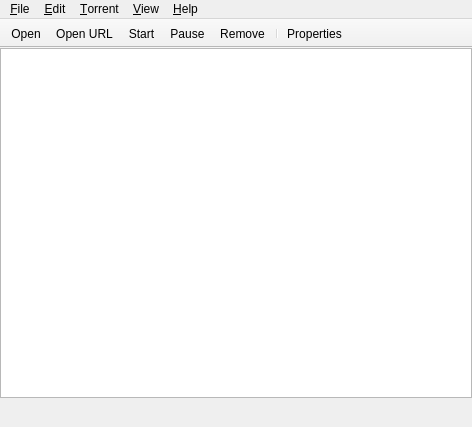
<?xml version="1.0" encoding="UTF-8"?>
<ui version="4.0">
 <class>MainWindow</class>
 <widget class="QMainWindow" name="MainWindow">
  <property name="geometry">
   <rect>
    <x>0</x>
    <y>0</y>
    <width>472</width>
    <height>427</height>
   </rect>
  </property>
  <property name="windowTitle">
   <string>Transmission OG</string>
  </property>
  <property name="unifiedTitleAndToolBarOnMac">
   <bool>true</bool>
  </property>
  <widget class="QWidget" name="centralwidget">
   <layout class="QVBoxLayout" name="verticalLayout">
    <property name="spacing">
     <number>0</number>
    </property>
    <property name="margin">
     <number>0</number>
    </property>
    <item>
     <widget class="TorrentView" name="listView">
      <property name="sizePolicy">
       <sizepolicy hsizetype="Preferred" vsizetype="Expanding">
        <horstretch>0</horstretch>
        <verstretch>0</verstretch>
       </sizepolicy>
      </property>
      <property name="horizontalScrollBarPolicy">
       <enum>Qt::ScrollBarAlwaysOff</enum>
      </property>
      <property name="alternatingRowColors">
       <bool>true</bool>
      </property>
      <property name="selectionMode">
       <enum>QAbstractItemView::ExtendedSelection</enum>
      </property>
      <property name="verticalScrollMode">
       <enum>QAbstractItemView::ScrollPerPixel</enum>
      </property>
      <property name="uniformItemSizes">
       <bool>false</bool>
      </property>
     </widget>
    </item>
    <item>
     <widget class="QWidget" name="statusBar" native="true">
      <property name="styleSheet">
       <string notr="true">QLabel { margin: 3px 0; }</string>
      </property>
      <layout class="QHBoxLayout" name="statusBarLayout">
       <property name="spacing">
        <number>3</number>
       </property>
       <property name="margin">
        <number>3</number>
       </property>
       <item>
        <widget class="IconToolButton" name="optionsButton">
         <property name="icon">
          <iconset resource="application.qrc">
           <normaloff>:/icons/utilities.png</normaloff>:/icons/utilities.png</iconset>
         </property>
         <property name="iconSize">
          <size>
           <width>16</width>
           <height>16</height>
          </size>
         </property>
         <property name="popupMode">
          <enum>QToolButton::InstantPopup</enum>
         </property>
         <property name="toolButtonStyle">
          <enum>Qt::ToolButtonIconOnly</enum>
         </property>
         <property name="autoRaise">
          <bool>true</bool>
         </property>
        </widget>
       </item>
       <item>
        <widget class="IconToolButton" name="altSpeedButton">
         <property name="icon">
          <iconset resource="application.qrc">
           <normaloff>:/icons/alt-limit-off.png</normaloff>
           <normalon>:/icons/alt-limit-on.png</normalon>:/icons/alt-limit-off.png</iconset>
         </property>
         <property name="iconSize">
          <size>
           <width>16</width>
           <height>16</height>
          </size>
         </property>
         <property name="checkable">
          <bool>true</bool>
         </property>
         <property name="toolButtonStyle">
          <enum>Qt::ToolButtonIconOnly</enum>
         </property>
         <property name="autoRaise">
          <bool>true</bool>
         </property>
        </widget>
       </item>
       <item>
        <widget class="QLabel" name="networkLabel"/>
       </item>
       <item>
        <spacer name="horizontalSpacer">
         <property name="orientation">
          <enum>Qt::Horizontal</enum>
         </property>
         <property name="sizeHint" stdset="0">
          <size>
           <width>1</width>
           <height>1</height>
          </size>
         </property>
        </spacer>
       </item>
       <item>
        <widget class="QLabel" name="downloadSpeedLabel">
         <property name="alignment">
          <set>Qt::AlignRight|Qt::AlignTrailing|Qt::AlignVCenter</set>
         </property>
        </widget>
       </item>
       <item>
        <widget class="QLabel" name="uploadSpeedLabel">
         <property name="alignment">
          <set>Qt::AlignRight|Qt::AlignTrailing|Qt::AlignVCenter</set>
         </property>
        </widget>
       </item>
       <item>
        <widget class="QLabel" name="statsLabel"/>
       </item>
       <item>
        <widget class="IconToolButton" name="statsModeButton">
         <property name="icon">
          <iconset resource="application.qrc">
           <normaloff>:/icons/ratio.png</normaloff>:/icons/ratio.png</iconset>
         </property>
         <property name="iconSize">
          <size>
           <width>16</width>
           <height>16</height>
          </size>
         </property>
         <property name="popupMode">
          <enum>QToolButton::InstantPopup</enum>
         </property>
         <property name="toolButtonStyle">
          <enum>Qt::ToolButtonIconOnly</enum>
         </property>
         <property name="autoRaise">
          <bool>true</bool>
         </property>
        </widget>
       </item>
      </layout>
     </widget>
    </item>
   </layout>
  </widget>
  <widget class="QMenuBar" name="menubar">
   <property name="geometry">
    <rect>
     <x>0</x>
     <y>0</y>
     <width>472</width>
     <height>24</height>
    </rect>
   </property>
   <property name="sizePolicy">
    <sizepolicy hsizetype="MinimumExpanding" vsizetype="Fixed">
     <horstretch>0</horstretch>
     <verstretch>0</verstretch>
    </sizepolicy>
   </property>
   <widget class="QMenu" name="menuTorrent">
    <property name="title">
     <string>&amp;Torrent</string>
    </property>
    <widget class="QMenu" name="menuQueue">
     <property name="title">
      <string>Queue</string>
     </property>
     <addaction name="action_QueueMoveTop"/>
     <addaction name="action_QueueMoveUp"/>
     <addaction name="action_QueueMoveDown"/>
     <addaction name="action_QueueMoveBottom"/>
    </widget>
    <addaction name="separator"/>
    <addaction name="action_Properties"/>
    <addaction name="action_OpenFolder"/>
    <addaction name="separator"/>
    <addaction name="action_Start"/>
    <addaction name="action_StartNow"/>
    <addaction name="menuQueue"/>
    <addaction name="action_Announce"/>
    <addaction name="action_Pause"/>
    <addaction name="separator"/>
    <addaction name="action_SetLocation"/>
    <addaction name="action_Verify"/>
    <addaction name="action_CopyMagnetToClipboard"/>
    <addaction name="separator"/>
    <addaction name="action_Remove"/>
    <addaction name="action_Delete"/>
   </widget>
   <widget class="QMenu" name="menuEdit">
    <property name="title">
     <string>&amp;Edit</string>
    </property>
    <addaction name="action_SelectAll"/>
    <addaction name="action_DeselectAll"/>
    <addaction name="separator"/>
    <addaction name="action_SessionDialog"/>
    <addaction name="separator"/>
    <addaction name="action_Preferences"/>
   </widget>
   <widget class="QMenu" name="menu_Help">
    <property name="title">
     <string>&amp;Help</string>
    </property>
    <addaction name="action_Statistics"/>
    <addaction name="separator"/>
    <addaction name="action_Contents"/>
    <addaction name="action_About"/>
   </widget>
   <widget class="QMenu" name="menu_View">
    <property name="title">
     <string>&amp;View</string>
    </property>
    <addaction name="action_CompactView"/>
    <addaction name="separator"/>
    <addaction name="action_Toolbar"/>
    <addaction name="action_Filterbar"/>
    <addaction name="action_Statusbar"/>
    <addaction name="separator"/>
    <addaction name="action_SortByActivity"/>
    <addaction name="action_SortByAge"/>
    <addaction name="action_SortByName"/>
    <addaction name="action_SortByProgress"/>
    <addaction name="action_SortByQueue"/>
    <addaction name="action_SortByRatio"/>
    <addaction name="action_SortBySize"/>
    <addaction name="action_SortByState"/>
    <addaction name="action_SortByETA"/>
    <addaction name="separator"/>
    <addaction name="action_ReverseSortOrder"/>
   </widget>
   <widget class="QMenu" name="menu_File">
    <property name="title">
     <string>&amp;File</string>
    </property>
    <addaction name="action_OpenFile"/>
    <addaction name="action_AddURL"/>
    <addaction name="action_New"/>
    <addaction name="separator"/>
    <addaction name="action_StartAll"/>
    <addaction name="action_PauseAll"/>
    <addaction name="separator"/>
    <addaction name="action_Quit"/>
   </widget>
   <addaction name="menu_File"/>
   <addaction name="menuEdit"/>
   <addaction name="menuTorrent"/>
   <addaction name="menu_View"/>
   <addaction name="menu_Help"/>
  </widget>
  <widget class="QToolBar" name="toolBar">
   <property name="movable">
    <bool>false</bool>
   </property>
   <property name="allowedAreas">
    <set>Qt::TopToolBarArea</set>
   </property>
   <property name="iconSize">
    <size>
     <width>24</width>
     <height>24</height>
    </size>
   </property>
   <property name="toolButtonStyle">
    <enum>Qt::ToolButtonFollowStyle</enum>
   </property>
   <property name="floatable">
    <bool>false</bool>
   </property>
   <attribute name="toolBarArea">
    <enum>TopToolBarArea</enum>
   </attribute>
   <attribute name="toolBarBreak">
    <bool>false</bool>
   </attribute>
   <addaction name="action_OpenFile"/>
   <addaction name="action_AddURL"/>
   <addaction name="action_Start"/>
   <addaction name="action_Pause"/>
   <addaction name="action_Remove"/>
   <addaction name="separator"/>
   <addaction name="action_Properties"/>
  </widget>
  <action name="action_OpenFile">
   <property name="text">
    <string>&amp;Open...</string>
   </property>
   <property name="iconText">
    <string>Open</string>
   </property>
   <property name="toolTip">
    <string>Open a torrent</string>
   </property>
   <property name="shortcut">
    <string notr="true">Ctrl+O</string>
   </property>
  </action>
  <action name="action_New">
   <property name="text">
    <string>&amp;New...</string>
   </property>
   <property name="toolTip">
    <string>Create a new torrent</string>
   </property>
   <property name="shortcut">
    <string notr="true">Ctrl+N</string>
   </property>
  </action>
  <action name="action_Properties">
   <property name="text">
    <string>&amp;Properties</string>
   </property>
   <property name="toolTip">
    <string>Show torrent properties</string>
   </property>
   <property name="shortcut">
    <string notr="true">Alt+Enter</string>
   </property>
  </action>
  <action name="action_OpenFolder">
   <property name="text">
    <string>Open Fold&amp;er</string>
   </property>
   <property name="toolTip">
    <string>Open the torrent's folder</string>
   </property>
   <property name="shortcut">
    <string notr="true">Ctrl+E</string>
   </property>
  </action>
  <action name="action_Start">
   <property name="text">
    <string>&amp;Start</string>
   </property>
   <property name="toolTip">
    <string>Start torrent</string>
   </property>
   <property name="shortcut">
    <string notr="true">Ctrl+S</string>
   </property>
   <property name="priority">
    <enum>QAction::LowPriority</enum>
   </property>
  </action>
  <action name="action_Announce">
   <property name="text">
    <string>Ask Tracker for &amp;More Peers</string>
   </property>
   <property name="toolTip">
    <string>Ask tracker for more peers</string>
   </property>
  </action>
  <action name="action_Pause">
   <property name="text">
    <string>&amp;Pause</string>
   </property>
   <property name="toolTip">
    <string>Pause torrent</string>
   </property>
   <property name="shortcut">
    <string notr="true">Ctrl+P</string>
   </property>
   <property name="priority">
    <enum>QAction::LowPriority</enum>
   </property>
  </action>
  <action name="action_Verify">
   <property name="text">
    <string>&amp;Verify Local Data</string>
   </property>
   <property name="toolTip">
    <string>Verify local data</string>
   </property>
   <property name="shortcut">
    <string notr="true">Ctrl+V</string>
   </property>
  </action>
  <action name="action_Remove">
   <property name="text">
    <string>&amp;Remove</string>
   </property>
   <property name="toolTip">
    <string>Remove torrent</string>
   </property>
   <property name="shortcut">
    <string notr="true">Del</string>
   </property>
   <property name="priority">
    <enum>QAction::LowPriority</enum>
   </property>
  </action>
  <action name="action_Delete">
   <property name="text">
    <string>&amp;Delete Files and Remove</string>
   </property>
   <property name="toolTip">
    <string>Remove torrent and delete its files</string>
   </property>
   <property name="shortcut">
    <string notr="true">Shift+Del</string>
   </property>
  </action>
  <action name="action_StartAll">
   <property name="text">
    <string>&amp;Start All</string>
   </property>
  </action>
  <action name="action_PauseAll">
   <property name="text">
    <string>&amp;Pause All</string>
   </property>
  </action>
  <action name="action_Quit">
   <property name="text">
    <string>&amp;Quit</string>
   </property>
   <property name="shortcut">
    <string notr="true">Ctrl+Q</string>
   </property>
   <property name="menuRole">
    <enum>QAction::QuitRole</enum>
   </property>
  </action>
  <action name="action_SelectAll">
   <property name="text">
    <string>&amp;Select All</string>
   </property>
   <property name="shortcut">
    <string notr="true">Ctrl+A</string>
   </property>
  </action>
  <action name="action_DeselectAll">
   <property name="text">
    <string>&amp;Deselect All</string>
   </property>
   <property name="shortcut">
    <string notr="true">Ctrl+Shift+A</string>
   </property>
  </action>
  <action name="action_Preferences">
   <property name="text">
    <string>&amp;Preferences</string>
   </property>
   <property name="menuRole">
    <enum>QAction::PreferencesRole</enum>
   </property>
  </action>
  <action name="action_CompactView">
   <property name="checkable">
    <bool>true</bool>
   </property>
   <property name="text">
    <string>&amp;Compact View</string>
   </property>
   <property name="iconText">
    <string>Compact View</string>
   </property>
   <property name="toolTip">
    <string>Compact View</string>
   </property>
   <property name="shortcut">
    <string notr="true">Alt+C</string>
   </property>
  </action>
  <action name="action_Toolbar">
   <property name="checkable">
    <bool>true</bool>
   </property>
   <property name="text">
    <string>&amp;Toolbar</string>
   </property>
  </action>
  <action name="action_Filterbar">
   <property name="checkable">
    <bool>true</bool>
   </property>
   <property name="text">
    <string>&amp;Filterbar</string>
   </property>
  </action>
  <action name="action_Statusbar">
   <property name="checkable">
    <bool>true</bool>
   </property>
   <property name="text">
    <string>&amp;Statusbar</string>
   </property>
  </action>
  <action name="action_SortByActivity">
   <property name="checkable">
    <bool>true</bool>
   </property>
   <property name="text">
    <string>Sort by &amp;Activity</string>
   </property>
  </action>
  <action name="action_SortByAge">
   <property name="checkable">
    <bool>true</bool>
   </property>
   <property name="text">
    <string>Sort by A&amp;ge</string>
   </property>
  </action>
  <action name="action_SortByETA">
   <property name="checkable">
    <bool>true</bool>
   </property>
   <property name="text">
    <string>Sort by Time &amp;Left</string>
   </property>
  </action>
  <action name="action_SortByName">
   <property name="checkable">
    <bool>true</bool>
   </property>
   <property name="text">
    <string>Sort by &amp;Name</string>
   </property>
  </action>
  <action name="action_SortByProgress">
   <property name="checkable">
    <bool>true</bool>
   </property>
   <property name="text">
    <string>Sort by &amp;Progress</string>
   </property>
  </action>
  <action name="action_SortByRatio">
   <property name="checkable">
    <bool>true</bool>
   </property>
   <property name="text">
    <string>Sort by Rati&amp;o</string>
   </property>
  </action>
  <action name="action_SortBySize">
   <property name="checkable">
    <bool>true</bool>
   </property>
   <property name="text">
    <string>Sort by Si&amp;ze</string>
   </property>
  </action>
  <action name="action_SortByState">
   <property name="checkable">
    <bool>true</bool>
   </property>
   <property name="text">
    <string>Sort by Stat&amp;e</string>
   </property>
  </action>
  <action name="action_SortByTracker">
   <property name="checkable">
    <bool>true</bool>
   </property>
   <property name="text">
    <string>Sort by T&amp;racker</string>
   </property>
  </action>
  <action name="action_ShowMessageLog">
   <property name="checkable">
    <bool>false</bool>
   </property>
   <property name="text">
    <string>Message &amp;Log</string>
   </property>
  </action>
  <action name="action_Statistics">
   <property name="checkable">
    <bool>false</bool>
   </property>
   <property name="text">
    <string>&amp;Statistics</string>
   </property>
  </action>
  <action name="action_Contents">
   <property name="text">
    <string>&amp;Contents</string>
   </property>
   <property name="shortcut">
    <string notr="true">F1</string>
   </property>
  </action>
  <action name="action_About">
   <property name="text">
    <string>&amp;About</string>
   </property>
   <property name="menuRole">
    <enum>QAction::AboutRole</enum>
   </property>
  </action>
  <action name="action_ReverseSortOrder">
   <property name="checkable">
    <bool>true</bool>
   </property>
   <property name="text">
    <string>Re&amp;verse Sort Order</string>
   </property>
  </action>
  <action name="action_FilterByName">
   <property name="checkable">
    <bool>true</bool>
   </property>
   <property name="text">
    <string>&amp;Name</string>
   </property>
  </action>
  <action name="action_FilterByFiles">
   <property name="checkable">
    <bool>true</bool>
   </property>
   <property name="text">
    <string>&amp;Files</string>
   </property>
  </action>
  <action name="action_FilterByTracker">
   <property name="checkable">
    <bool>true</bool>
   </property>
   <property name="text">
    <string>&amp;Tracker</string>
   </property>
  </action>
  <action name="action_TotalRatio">
   <property name="checkable">
    <bool>true</bool>
   </property>
   <property name="text">
    <string>Total Ratio</string>
   </property>
  </action>
  <action name="action_SessionRatio">
   <property name="checkable">
    <bool>true</bool>
   </property>
   <property name="text">
    <string>Session Ratio</string>
   </property>
  </action>
  <action name="action_TotalTransfer">
   <property name="checkable">
    <bool>true</bool>
   </property>
   <property name="text">
    <string>Total Transfer</string>
   </property>
  </action>
  <action name="action_SessionTransfer">
   <property name="checkable">
    <bool>true</bool>
   </property>
   <property name="text">
    <string>Session Transfer</string>
   </property>
  </action>
  <action name="action_ShowMainWindow">
   <property name="checkable">
    <bool>true</bool>
   </property>
   <property name="text">
    <string>&amp;Main Window</string>
   </property>
  </action>
  <action name="action_TrayIcon">
   <property name="checkable">
    <bool>true</bool>
   </property>
   <property name="text">
    <string>Tray &amp;Icon</string>
   </property>
  </action>
  <action name="action_SessionDialog">
   <property name="text">
    <string>&amp;Change Session...</string>
   </property>
   <property name="toolTip">
    <string extracomment="Start a local session or connect to a running session">Choose Session</string>
   </property>
  </action>
  <action name="action_SetLocation">
   <property name="text">
    <string>Set &amp;Location...</string>
   </property>
  </action>
  <action name="action_CopyMagnetToClipboard">
   <property name="text">
    <string>&amp;Copy Magnet Link to Clipboard</string>
   </property>
  </action>
  <action name="action_AddURL">
   <property name="text">
    <string>Open &amp;URL...</string>
   </property>
   <property name="shortcut">
    <string notr="true">Ctrl+U</string>
   </property>
  </action>
  <action name="action_StartNow">
   <property name="text">
    <string>Start &amp;Now</string>
   </property>
   <property name="toolTip">
    <string>Bypass the queue and start now</string>
   </property>
   <property name="shortcut">
    <string notr="true">Ctrl+Shift+S</string>
   </property>
   <property name="priority">
    <enum>QAction::LowPriority</enum>
   </property>
  </action>
  <action name="action_QueueMoveTop">
   <property name="text">
    <string>Move to &amp;Top</string>
   </property>
  </action>
  <action name="action_QueueMoveUp">
   <property name="text">
    <string>Move &amp;Up</string>
   </property>
   <property name="shortcut">
    <string notr="true">Ctrl+Up</string>
   </property>
  </action>
  <action name="action_QueueMoveDown">
   <property name="text">
    <string>Move &amp;Down</string>
   </property>
   <property name="shortcut">
    <string notr="true">Ctrl+Down</string>
   </property>
  </action>
  <action name="action_QueueMoveBottom">
   <property name="text">
    <string>Move to &amp;Bottom</string>
   </property>
  </action>
  <action name="action_SortByQueue">
   <property name="checkable">
    <bool>true</bool>
   </property>
   <property name="text">
    <string>Sort by &amp;Queue</string>
   </property>
  </action>
 </widget>
 <customwidgets>
  <customwidget>
   <class>IconToolButton</class>
   <extends>QToolButton</extends>
   <header>IconToolButton.h</header>
  </customwidget>
  <customwidget>
   <class>TorrentView</class>
   <extends>QListView</extends>
   <header>TorrentView.h</header>
  </customwidget>
 </customwidgets>
 <resources>
  <include location="application.qrc"/>
 </resources>
 <connections/>
</ui>
